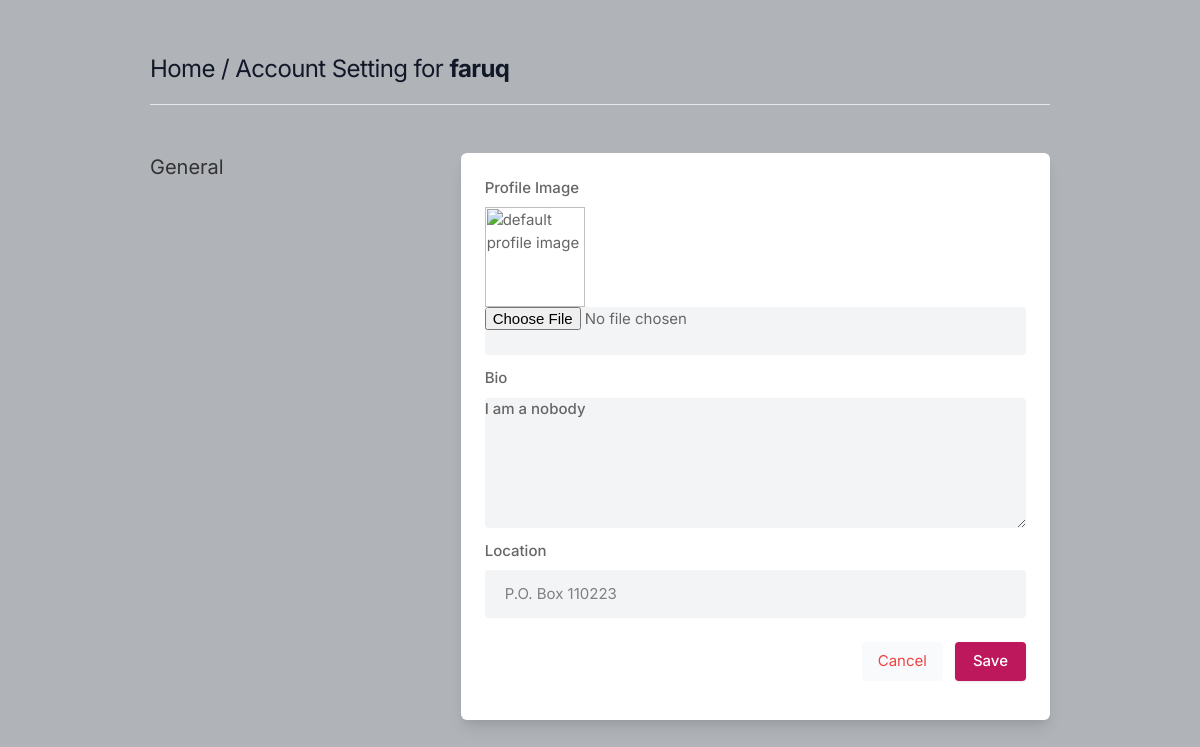
/settings (signed in), run on an earlier commit of the app's database.
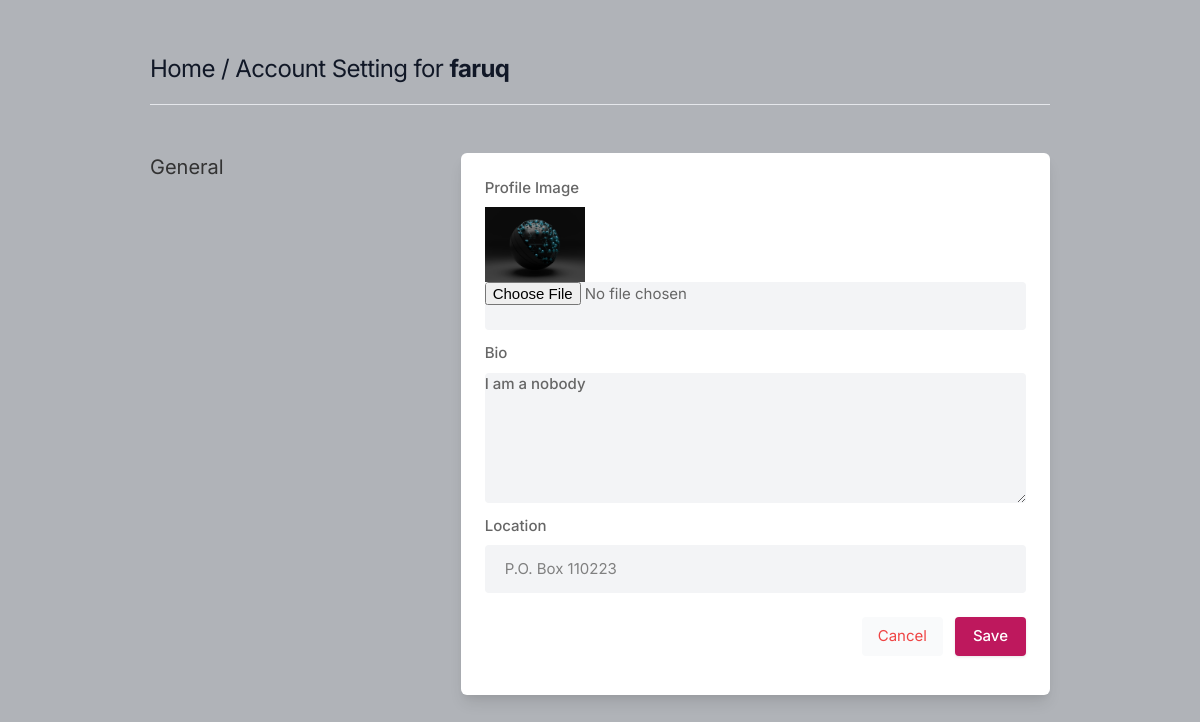
And on a later commit of the database.
### core/models.py (models this page shows, shortened)
class Profile(models.Model):
    user = models.ForeignKey(User, on_delete=models.CASCADE)
    id_user = models.IntegerField()
    bio = models.TextField(blank=True)
    profileimg = models.ImageField(upload_to='profile_images')
    location = models.CharField(max_length=100, blank=True)

### core/views.py (the view, shortened to what this page needs)
# urls.py: path('settings', views.settings, name='settings'),
@login_required(login_url='signin')
def settings(request):
    user_profile = Profile.objects.get(user=request.user)
    return render(request, 'setting.html', {'user_profile': user_profile})

### templates/setting.html (shortened to what this page needs)
{% load static %}
<html lang="en">
<head>
    <link rel="stylesheet" href="{% static 'assets/css/icons.css' %}">
    <link rel="stylesheet" href="{% static 'assets/css/uikit.css' %}">
    <link rel="stylesheet" href="{% static 'assets/css/style.css' %}">
    <link rel="stylesheet" href="{% static 'assets/css/tailwind.css' %}">
</head>
<body>
    <div class="container m-auto">
        <h1 class="text-2xl leading-none text-gray-900 tracking-tight mt-3"><a href="/">Home</a> / Account Setting for <b>{{user.username}}</b></h1>
        <br>
        <hr>
        <div class="grid lg:grid-cols-3 mt-12 gap-8">
            <div>
                <h3 class="text-xl mb-2">General</h3>
            </div>
            <div class="bg-white rounded-md lg:shadow-lg shadow col-span-2">
                <form action="" method="POST" id="profile" enctype="multipart/form-data">
                    <div class="grid grid-cols-2 gap-3 lg:p-6 p-4">
                        <div class="col-span-2">
                            <label for="profile">Profile Image</label>
                            {% if user_profile.profileimg %}
                                <img src="{{ user_profile.profileimg.url }}" width="100" height="100" alt="profile image" />
                            {% else %}
                                <img src="{% static 'default-img.png' %}" width="100" height="100" alt="default profile image" />
                            {% endif %}
                            <input type="file" name="image" class="shadow-none bg-gray-100">
                        </div>
                        <div class="col-span-2">
                            <label for="about">Bio</label>
                            <textarea id="about" name="bio" rows="3" class="shadow-none bg-gray-100">{{user_profile.bio}}</textarea>
                        </div>
                        <div class="col-span-2">
                            <label for="profile"> Location</label>
                            <input type="text" name="location" value="{{user_profile.location}}" class="shadow-none bg-gray-100">
                        </div>
                    </div>
                    <div class="bg-gray-10 p-6 pt-0 flex justify-end space-x-3">
                        <button class="p-2 px-4 rounded bg-gray-50 text-red-500"><a href="/">Cancel</a></button>
                        <button type="submit" class="button bg-blue-700">Save</button>
                    </div>
                </form>
            </div>
        </div>
    </div>
</body>
</html>

What changed in the data, as far as the page shows it:
changed Profile "I am a nobody": profileimg: picture added
